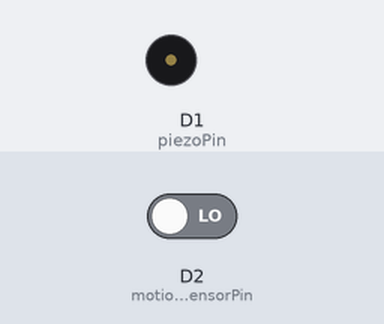
The sketch below on a simulated Arduino MKR. Shown: buzzer (waves = sounding). The test bench sets the inputs (shaded band); at power-on: D2 (motionSensorPin) LOW. WiFi joins after 1.5 s; servers stay silent unless stated.

Above: at 4.2 s.
4.3 s: D2 (motionSensorPin) driven HIGH
At 5.3 s:
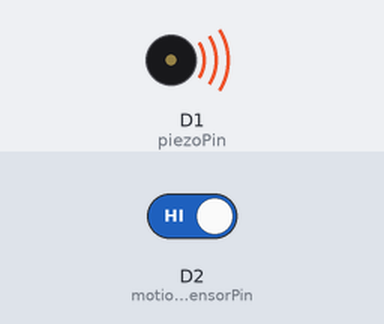
5.8 s: D2 (motionSensorPin) driven LOW
At 6.8 s:
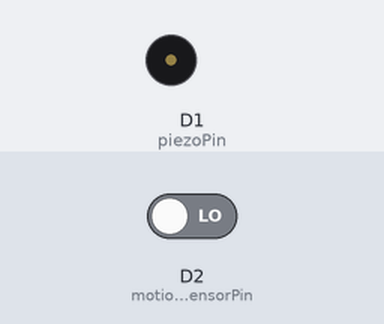
Timing chart, 0 to 8.8 s (numbered marks = the images above; inputs shaded):
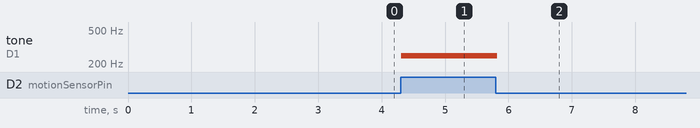

The sketch:

IoTCloud_Motion_Sound_Alarm_may10a.ino
```cpp
#include "arduino_secrets.h"
/*
  Sketch generated by the Arduino IoT Cloud Thing "Untitled"
  https://create.arduino.cc/cloud/things/3cb44da4-0822-46fd-9614-84e1ae9e7c51

  Arduino IoT Cloud Variables description

  The following variables are automatically generated and updated when changes are made to the Thing

  bool motion_sensor;

  Variables which are marked as READ/WRITE in the Cloud Thing will also have functions
  which are called when their values are changed from the Dashboard.
  These functions are generated with the Thing and added at the end of this sketch.
*/

#include "thingProperties.h"
#define motionSensorPin 2
#define piezoPin 1

void setup() {
  // Initialize serial and wait for port to open:
  Serial.begin(9600);
  // This delay gives the chance to wait for a Serial Monitor without blocking if none is found
  delay(1500);

  // Defined in thingProperties.h
  initProperties();

  // Connect to Arduino IoT Cloud
  ArduinoCloud.begin(ArduinoIoTPreferredConnection);

  /*
     The following function allows you to obtain more information
     related to the state of network and IoT Cloud connection and errors
     the higher number the more granular information you’ll get.
     The default is 0 (only errors).
     Maximum is 4
 */
  setDebugMessageLevel(2);
  ArduinoCloud.printDebugInfo();
  pinMode(motionSensorPin, INPUT);
  pinMode(piezoPin, OUTPUT);
}

void loop() {
  ArduinoCloud.update();
  // Your code here
  int motionDetect = digitalRead(motionSensorPin);
  if(motionDetect == HIGH) {
    tone(piezoPin, 250, 400);
  } else {
    noTone(piezoPin);
  }
  motion_sensor = motionDetect;
  delay(100);
}
```

arduino_secrets.h
```cpp
#define SECRET_SSID ""
#define SECRET_OPTIONAL_PASS ""
```

thingProperties.h
```cpp
// Code generated by Arduino IoT Cloud, DO NOT EDIT.

#include <ArduinoIoTCloud.h>
#include <Arduino_ConnectionHandler.h>

const char SSID[]     = SECRET_SSID;    // Network SSID (name)
const char PASS[]     = SECRET_OPTIONAL_PASS;    // Network password (use for WPA, or use as key for WEP)


bool motion_sensor;

void initProperties(){

  ArduinoCloud.addProperty(motion_sensor, READ, ON_CHANGE, NULL);

}

WiFiConnectionHandler ArduinoIoTPreferredConnection(SSID, PASS);
```

Measured:
- after the input at 4.3 s, tone on D1 (piezoPin): silent → 250 Hz at once
- after the input at 5.8 s, tone on D1 (piezoPin): 250 Hz → silent at once
